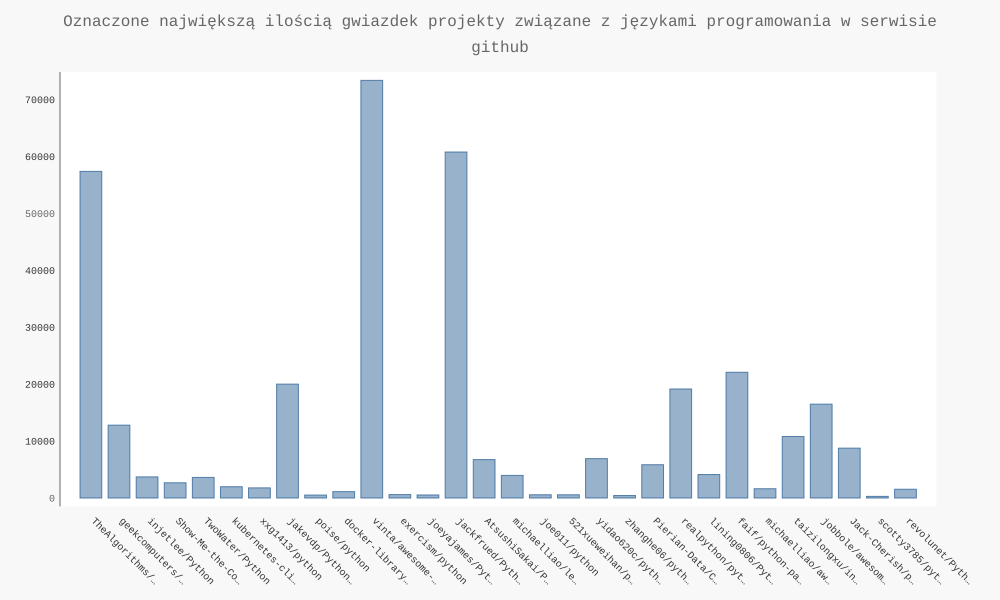

The script that drew this image:
import requests
import pygal
from pygal.style import LightenStyle as LS , LightColorizedStyle as LCS

#wykonanie wywołania API i zachowanie otrzymanej odpowiedzi.
url = 'https://api.github.com/search/repositories?q=python&sort=stargazers'
r = requests.get(url)
print("kod stanu: ", r.status_code)
#Umieszczenie odpowiedzi API w zmiennej
response_dict = r.json()
print("Całkowita liczba repozytoriów:", response_dict['total_count'])

#Przetworzenie informacji o repozytoriach.
repo_dicts = response_dict['items']
print("Liczba zwróconych repozytoriów: ", len(repo_dicts))

# Przetworzenie wybranych informacji o repozytoriach
print("\nWybrane informacje o repozytoriach: ")
for repo_dict in repo_dicts:

    print("Nazwa:", repo_dict["full_name"])
    print('Właściciel"', repo_dict['owner']['login'])
    print('Gwiazdki:', repo_dict["stargazers_count"])
    print('Repozytorium:', repo_dict["html_url"])
    print('Utworzone:', repo_dict['created_at'])
    print('Uaktualnione:', repo_dict['updated_at'])
    print('Opis:', repo_dict['description'])


names, plot_dicts = [], []
for repo_dict in repo_dicts:
    names.append(repo_dict['full_name'])

    plot_dict = {
        'value' : repo_dict['stargazers_count'],
        'label' : repo_dict['description'],
        'xlink' : repo_dict['html_url']
    }
    plot_dicts.append(plot_dict)
# Utworzenie wizualizacji.
my_style = LS('#336699', base_style=LCS)

my_config = pygal.Config()
my_config.x_label_rotation = 45
my_config.show_legend = False
my_config.title_font_size = 24
my_config.label_font_size = 14
my_config.major_label_font_size = 18
my_config.truncate_label = 15
my_config.show_y_guides = False
my_config.width = 1000

chart = pygal.Bar(my_config, style=my_style)
chart.force_uri_protocol = 'http'
chart.title = "Oznaczone największą ilością gwiazdek projekty związane z językami programowania w serwisie github"
chart.x_labels = names

chart.add('', plot_dicts)
chart.render_to_file('python_repos.svg')
